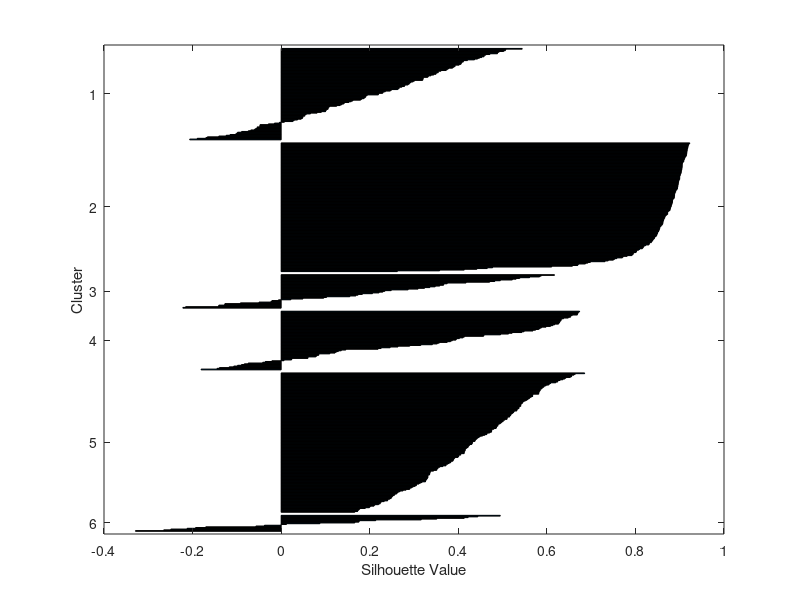

MATLAB code for this plot:
close all; 
 gene=load('data/yeast.mat'); 
%gene=load('data/Human_Fibroblasts.mat'); 
%gene=load('data/Sporulation.mat');
x=gene.data;
Y_pred =kmeans(x,6);
save('kmeans_Sporulation.mat','Y_pred');
 s=silhouette(x, Y_pred);
 si=mean(s)
